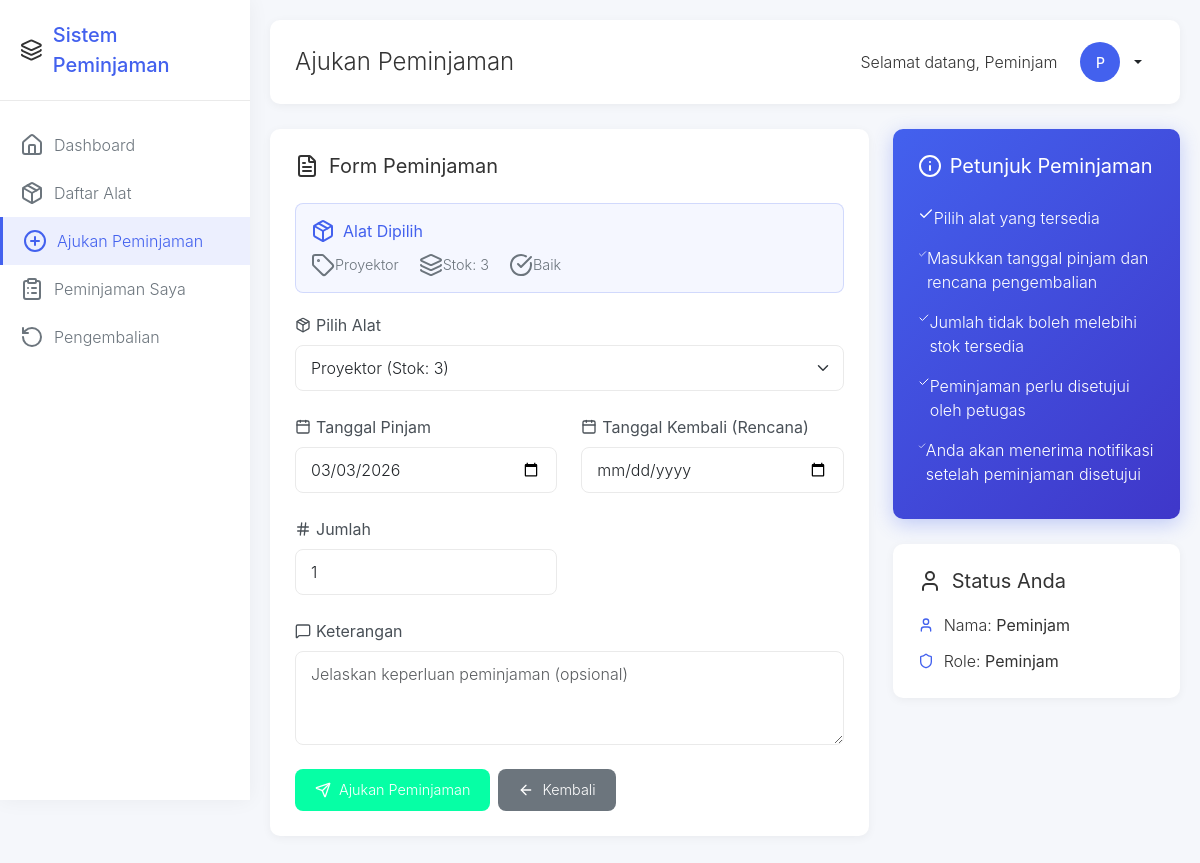
/peminjam/pinjam_alat.php?alat_id=2 (signed in), run on the app's committed database.
### tables this page shows
CREATE TABLE `alat` (
  `id` int(11) NOT NULL,
  `nama_alat` varchar(100) NOT NULL,
  `kategori_id` int(11) DEFAULT NULL,
  `stok` int(11) NOT NULL DEFAULT 0,
  `kondisi` enum('baik','rusak_ringan','rusak_berat') NOT NULL DEFAULT 'baik',
  `deskripsi` text DEFAULT NULL,
  `created_at` timestamp NOT NULL DEFAULT current_timestamp()
);

### peminjam/pinjam_alat.php (the view, shortened to what this page needs)
<?php
 $db = new Database();
 $conn = $db->getConnection();
 $selected_alat = null;
if (isset($_GET['alat_id'])) {
    $alat_id = $_GET['alat_id'];
    $stmt = $conn->prepare("SELECT * FROM alat WHERE id = ? AND stok > 0");
    $stmt->bind_param("i", $alat_id);
    $stmt->execute();
    $result = $stmt->get_result();
    $selected_alat = $result->fetch_assoc();
}
 $stmt_alat = $conn->prepare("SELECT a.*, k.nama_kategori FROM alat a LEFT JOIN kategori k ON a.kategori_id = k.id WHERE a.stok > 0 ORDER BY a.nama_alat");
 $stmt_alat->execute();
 $result_alat = $stmt_alat->get_result();
?>
<!DOCTYPE html>
<html lang="id">
<head>
    <link href="https://cdn.jsdelivr.net/npm/bootstrap@5.3.0/dist/css/bootstrap.min.css" rel="stylesheet">
    <link rel="stylesheet" href="../assets/css/style.css">
</head>
<body>
    <aside class="sidebar" id="sidebar">
        <div class="sidebar-header">
            <i data-lucide="layers"></i>
            <span class="sidebar-logo">Sistem Peminjaman</span>
        </div>
        <nav class="sidebar-menu">
            <a href="dashboard.php" class="menu-item">
                <i data-lucide="home" class="menu-icon"></i>
                <span class="menu-text">Dashboard</span>
            </a>
            <a href="daftar_alat.php" class="menu-item">
                <i data-lucide="package" class="menu-icon"></i>
                <span class="menu-text">Daftar Alat</span>
            </a>
            <a href="pinjam_alat.php" class="menu-item active">
                <i data-lucide="plus-circle" class="menu-icon"></i>
                <span class="menu-text">Ajukan Peminjaman</span>
            </a>
            <a href="peminjaman_saya.php" class="menu-item">
                <i data-lucide="clipboard-list" class="menu-icon"></i>
                <span class="menu-text">Peminjaman Saya</span>
            </a>
            <a href="pengembalian.php" class="menu-item">
                <i data-lucide="rotate-ccw" class="menu-icon"></i>
                <span class="menu-text">Pengembalian</span>
            </a>
        </nav>
    </aside>
    <main class="main-content">
        <div class="top-header">
            <div style="display: flex; align-items: center;">
                <h1 class="page-title">Ajukan Peminjaman</h1>
            </div>
            <div class="user-profile">
                <span style="margin-right: 10px;">Selamat datang, <?php echo $_SESSION['nama']; ?></span>
                <div class="dropdown">
                    <button class="btn btn-sm dropdown-toggle d-flex align-items-center" type="button" id="userDropdown" data-bs-toggle="dropdown" aria-expanded="false">
                        <div class="user-avatar">
                            <?php echo strtoupper(substr($_SESSION['nama'], 0, 1)); ?>
                        </div>
                    </button>
                </div>
            </div>
        </div>
        <div class="row">
            <div class="col-lg-8">
                <div class="form-card">
                    <h5 style="font-weight: 400; margin-bottom: 25px; display: flex; align-items: center;">
                        <i data-lucide="file-text" style="margin-right: 10px;"></i>
                        Form Peminjaman
                    </h5>
                    <?php if ($selected_alat): ?>
                    <div class="alat-preview">
                        <div class="alat-preview-title">
                            <i data-lucide="package" style="margin-right: 8px;"></i>
                            Alat Dipilih
                        </div>
                        <div class="alat-preview-details">
                            <div class="alat-preview-item">
                                <i data-lucide="tag"></i>
                                <?php echo $selected_alat['nama_alat']; ?>
                            </div>
                            <div class="alat-preview-item">
                                <i data-lucide="layers"></i>
                                Stok: <?php echo $selected_alat['stok']; ?>
                            </div>
                            <div class="alat-preview-item">
                                <i data-lucide="check-circle"></i>
                                <?php echo ucfirst($selected_alat['kondisi']); ?>
                            </div>
                        </div>
                    </div>
                    <?php endif; ?>
                    <form method="POST" action="">
                        <div class="mb-4">
                            <label for="alat_id" class="form-label">
                                <i data-lucide="package" style="width: 16px; height: 16px; margin-right: 5px;"></i>
                                Pilih Alat
                            </label>
                            <select class="form-select" id="alat_id" name="alat_id" required>
                                <?php
                                while ($alat = $result_alat->fetch_assoc()):
                                ?>
                                <option value="<?php echo $alat['id']; ?>" <?php echo ($selected_alat && $selected_alat['id'] == $alat['id']) ? 'selected' : ''; ?>>
                                    <?php echo $alat['nama_alat']; ?> (Stok: <?php echo $alat['stok']; ?>)
                                </option>
                                <?php endwhile; ?>
                            </select>
                        </div>
                        <div class="row">
                            <div class="col-md-6">
                                <div class="mb-4">
                                    <label for="tanggal_pinjam" class="form-label">
                                        <i data-lucide="calendar" style="width: 16px; height: 16px; margin-right: 5px;"></i>
                                        Tanggal Pinjam
                                    </label>
                                    <input type="date" class="form-control" id="tanggal_pinjam" name="tanggal_pinjam" required>
                                </div>
                            </div>
                            <div class="col-md-6">
                                <div class="mb-4">
                                    <label for="tanggal_kembali" class="form-label">
                                        <i data-lucide="calendar" style="width: 16px; height: 16px; margin-right: 5px;"></i>
                                        Tanggal Kembali (Rencana)
                                    </label>
                                    <input type="date" class="form-control" id="tanggal_kembali" name="tanggal_kembali" required>
                                </div>
                            </div>
                        </div>
                        <div class="row">
                            <div class="col-md-6">
                                <div class="mb-4">
                                    <label for="jumlah" class="form-label">
                                        <i data-lucide="hash" style="width: 16px; height: 16px; margin-right: 5px;"></i>
                                        Jumlah
                                    </label>
                                    <input type="number" class="form-control" id="jumlah" name="jumlah" min="1" value="1" required>
                                </div>
                            </div>
                        </div>
                        <div class="mb-4">
                            <label for="keterangan" class="form-label">
                                <i data-lucide="message-square" style="width: 16px; height: 16px; margin-right: 5px;"></i>
                                Keterangan
                            </label>
                            <textarea class="form-control" id="keterangan" name="keterangan" rows="3" placeholder="Jelaskan keperluan peminjaman (opsional)"></textarea>
                        </div>
                        <div class="d-flex gap-2">
                            <button type="submit" class="btn-custom btn-success-custom">
                                <i data-lucide="send" style="width: 16px; height: 16px;"></i>
                                Ajukan Peminjaman
                            </button>
                            <a href="daftar_alat.php" class="btn-custom btn-secondary-custom">
                                <i data-lucide="arrow-left" style="width: 16px; height: 16px;"></i>
                                Kembali
                            </a>
                        </div>
                    </form>
                </div>
            </div>
            <div class="col-lg-4">
                <div class="info-card">
                    <h5>
                        <i data-lucide="info" style="margin-right: 8px;"></i>
                        Petunjuk Peminjaman
                    </h5>
                    <ul class="info-list">
                        <li>
                            <i data-lucide="check" style="width: 16px; height: 16px;"></i>
                            Pilih alat yang tersedia
                        </li>
                        <li>
                            <i data-lucide="check" style="width: 16px; height: 16px;"></i>
                            Masukkan tanggal pinjam dan rencana pengembalian
                        </li>
                        <li>
                            <i data-lucide="check" style="width: 16px; height: 16px;"></i>
                            Jumlah tidak boleh melebihi stok tersedia
                        </li>
                        <li>
                            <i data-lucide="check" style="width: 16px; height: 16px;"></i>
                            Peminjaman perlu disetujui oleh petugas
                        </li>
                        <li>
                            <i data-lucide="check" style="width: 16px; height: 16px;"></i>
                            Anda akan menerima notifikasi setelah peminjaman disetujui
                        </li>
                    </ul>
                </div>
                <div class="form-card">
                    <h5 style="font-weight: 400; margin-bottom: 20px; display: flex; align-items: center;">
                        <i data-lucide="user" style="margin-right: 10px;"></i>
                        Status Anda
                    </h5>
                    <div style="display: flex; flex-direction: column; gap: 12px;">
                        <div style="display: flex; align-items: center;">
                            <i data-lucide="user" style="width: 16px; height: 16px; margin-right: 10px; color: var(--primary-color);"></i>
                            <span style="font-weight: 300;">Nama: <strong><?php echo $_SESSION['nama']; ?></strong></span>
                        </div>
                        <div style="display: flex; align-items: center;">
                            <i data-lucide="shield" style="width: 16px; height: 16px; margin-right: 10px; color: var(--primary-color);"></i>
                            <span style="font-weight: 300;">Role: <strong>Peminjam</strong></span>
                        </div>
                    </div>
                </div>
            </div>
        </div>
    </main>
</body>
</html>

### assets/css/style.css (style rules this page uses)
body { font-family: 'Segoe UI', Tahoma, Geneva, Verdana, sans-serif; background-color: #f8f9fa; }
.btn { border-radius: 6px; font-weight: 500; transition: all 0.2s ease; }
.btn-sm { padding: 0.375rem 0.75rem; font-size: 0.875rem; }
.form-control, .form-select { border-radius: 6px; border: 1px solid #ced4da; transition: border-color 0.15s ease-in-out, box-shadow 0.15s ease-in-out; }

### peminjam/pinjam_alat.php (style rules this page uses)
:root { --primary-color: #4361ee; --secondary-color: #3f37c9; --success-color: #06ffa5; --info-color: #00b4d8; --warning-color: #ffbe0b; --danger-color: #fb5607; --light-color: #f8f9fa; --dark-color: #212529; --sidebar-width: 250px; --sidebar-collapsed-width: 70px; }
body { overflow-x: hidden; font-family: 'Inter', 'Segoe UI', Tahoma, Geneva, Verdana, sans-serif; font-weight: 300; background-color: #f5f7fb; color: #333; }
.sidebar { position: fixed; top: 0; left: 0; height: 100vh; width: var(--sidebar-width); background-color: white; box-shadow: 0 0 20px rgba(0, 0, 0, 0.05); z-index: 1000; transition: all 0.3s ease; }
.sidebar-header { padding: 20px; border-bottom: 1px solid #eaeaea; display: flex; align-items: center; }
.sidebar-logo { font-size: 1.25rem; font-weight: 500; color: var(--primary-color); margin-left: 10px; }
.sidebar-menu { padding: 20px 0; }
.menu-item { padding: 12px 20px; display: flex; align-items: center; color: #6c757d; text-decoration: none; transition: all 0.2s ease; }
.menu-item.active { background-color: rgba(67, 97, 238, 0.1); color: var(--primary-color); border-left: 3px solid var(--primary-color); }
.menu-icon { margin-right: 10px; }
.menu-text { font-weight: 300; }
.main-content { margin-left: var(--sidebar-width); padding: 20px; transition: all 0.3s ease; }
.top-header { background-color: white; padding: 15px 25px; border-radius: 10px; box-shadow: 0 2px 10px rgba(0, 0, 0, 0.05); margin-bottom: 25px; display: flex; justify-content: space-between; align-items: center; }
.page-title { font-size: 1.5rem; font-weight: 300; margin: 0; }
.user-profile { display: flex; align-items: center; }
.user-avatar { width: 40px; height: 40px; border-radius: 50%; background-color: var(--primary-color); color: white; display: flex; align-items: center; justify-content: center; margin-right: 10px; }
.form-card { background-color: white; border-radius: 10px; padding: 25px; box-shadow: 0 2px 10px rgba(0, 0, 0, 0.05); margin-bottom: 25px; transition: transform 0.3s ease, box-shadow 0.3s ease; }
.form-control, .form-select { border: 1px solid #eaeaea; border-radius: 8px; padding: 10px 15px; font-weight: 300; transition: all 0.2s ease; }
.form-label { font-weight: 400; color: #495057; margin-bottom: 8px; display: flex; align-items: center; }
.info-card { background: linear-gradient(135deg, var(--primary-color), var(--secondary-color)); color: white; border-radius: 10px; padding: 25px; box-shadow: 0 5px 20px rgba(67, 97, 238, 0.3); margin-bottom: 25px; }
.info-card h5 { font-weight: 400; margin-bottom: 20px; display: flex; align-items: center; }
.info-list { list-style: none; padding: 0; margin: 0; }
.info-list li { padding: 8px 0; display: flex; align-items: flex-start; font-weight: 300; }
.btn-custom { padding: 10px 20px; border-radius: 8px; font-weight: 300; font-size: 0.9rem; transition: all 0.2s ease; border: none; cursor: pointer; display: inline-flex; align-items: center; gap: 8px; text-decoration: none; }
.btn-success-custom { background-color: var(--success-color); color: white; }
.btn-secondary-custom { background-color: #6c757d; color: white; }
.alat-preview { background-color: rgba(67, 97, 238, 0.05); border: 1px solid rgba(67, 97, 238, 0.2); border-radius: 8px; padding: 15px; margin-bottom: 20px; }
.alat-preview-title { font-weight: 400; color: var(--primary-color); margin-bottom: 10px; display: flex; align-items: center; }
.alat-preview-details { display: flex; gap: 20px; flex-wrap: wrap; }
.alat-preview-item { display: flex; align-items: center; font-size: 0.9rem; color: #6c757d; }

### data on the page
alat: nama_alat "Proyektor", stok "3", kondisi "Baik"

### other printed values
$_SESSION['nama'] "Peminjam"
substr($_SESSION['nama'], 0, 1) "P"
form field alat_id "Proyektor (Stok: 3)"
